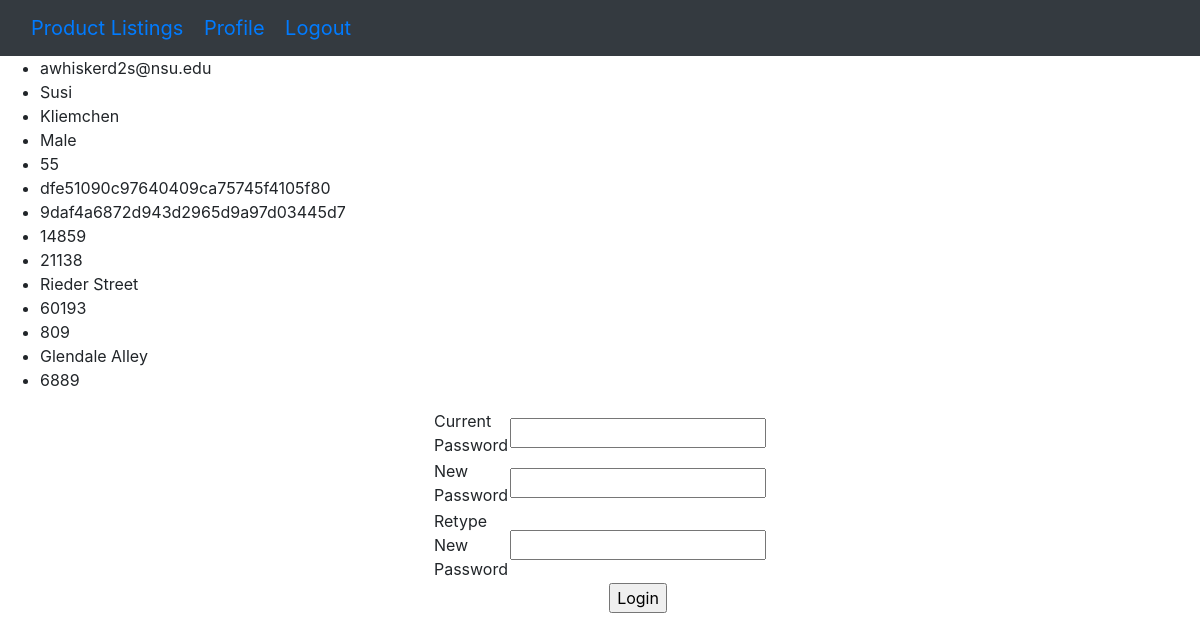
Page /profile (signed in) on the committed database.
### tables this page shows
CREATE TABLE Buyers
        (email TEXT NOT NULL, 
        first_name TEXT NOT NULL,
        last_name TEXT NOT NULL,
        gender TEXT NOT NULL,
        age INTEGER NOT NULL,
        home_address_ID TEXT NOT NULL,
        billing_address_ID TEXT NOT NULL,
        FOREIGN KEY (email) REFERENCES Users (email),
        FOREIGN KEY (home_address_ID) REFERENCES Address (address_ID),
        FOREIGN KEY (billing_address_ID) REFERENCES Address (address_ID));

CREATE TABLE Address
        (address_ID TEXT NOT NULL,
        zipcode INTEGER NOT NULL,
        street_num INTEGER NOT NULL,
        street_name TEXT NOT NULL,
        PRIMARY KEY (address_ID));

### NittanyMarket.py (the view)
@app.route('/profile', methods=['GET', 'POST'])
def userProfile():
    error = None
    if "username" not in session:
        return redirect(url_for('login'))
    data = fetch_profile_data(session["username"])
    if request.method == 'GET':
        return render_template('profile.html', data=data, changePassAttempt=False, attemptSuccess=None)
    else:
        attemptSuccess = valid_password_change(request.form['currentpassword'], request.form['newpassword'], request.form['newpasswordretype'])
        return render_template('profile.html', data=data, changePassAttempt=True, attemptSuccess=attemptSuccess)

### NittanyMarket.py (called while the page is built)
def fetch_profile_data(user):
    connection = sql.connect('NittanyMarket.db')
    string = "SELECT * FROM Buyers WHERE email=?"
    cursor = connection.execute(string, [user])
    personalData = cursor.fetchone()
    string = "SELECT zipcode, street_num, street_name FROM Address WHERE address_id=?"
    cursor = connection.execute(string, [personalData[5]])
    homeAddressData = cursor.fetchone()
    cursor = connection.execute(string, [personalData[6]])
    billingAddressData = cursor.fetchone()
    string = "SELECT SUBSTRING(credit_card_num, 16, 4) FROM Credit_Cards WHERE Owner_email=?"
    cursor = connection.execute(string, [user])
    lastFourDigit = cursor.fetchone()
    return personalData + homeAddressData + billingAddressData + lastFourDigit

### templates/profile.html (shortened to what this page needs)
<!DOCTYPE html>
<html lang="en" dir="ltr">
<head>
    <link rel="stylesheet" href="https://stackpath.bootstrapcdn.com/bootstrap/4.4.1/css/bootstrap.min.css"
>
</head>
<body>
    <nav class="navbar navbar-default bg-dark">
        <div class="container-fluid">
            <div class="navbar-header">
                <a class="navbar-brand" href="productlistings">Product Listings</a>
                <a class="navbar-brand" href="profile">Profile</a>
                <a class="navbar-brand" href="logout">Logout</a>
            </div>
        </div>
    </nav>
    <div class="profile.html website">
        <div>
            <ul>
                {% for item in data %}
                    <li>{{item}}</li>
                {% endfor %}
            </ul>
            <form method="POST" action="/profile">
                <table align = "center" border="0" width="300">
                    <tr>
                        <td>Current Password</td>
                        <td><input type="text" name="currentpassword" size="20"></td>
                    </tr>
                    <tr>
                        <td>New Password</td>
                        <td><input type="text" name="newpassword" size="20"></td>
                    </tr>
                    <tr>
                        <td>Retype New Password</td>
                        <td><input type="text" name="newpasswordretype" size="20"></td>
                    </tr>
                    <tr>
                    <td></td>
                    <td align = "center"><input type="submit" value="Login"
                        name="submit"></td>
                    </tr>
                </table>
            </form>
        </div>
    </div>
</body>
</html>

### rows in the picture
Buyers: email "awhiskerd2s@nsu.edu", first_name "Susi", last_name "Kliemchen", gender "Male", home_address_ID "dfe51090c97640409ca75745f4105f80", billing_address_ID "9daf4a6872d943d2965d9a97d03445d7"
Address: zipcode "14859", street_num "21138", street_name "Rieder Street"
Address: zipcode "60193", street_num "809", street_name "Glendale Alley"

### other values in the picture
{{ item }} "55" "6889"
